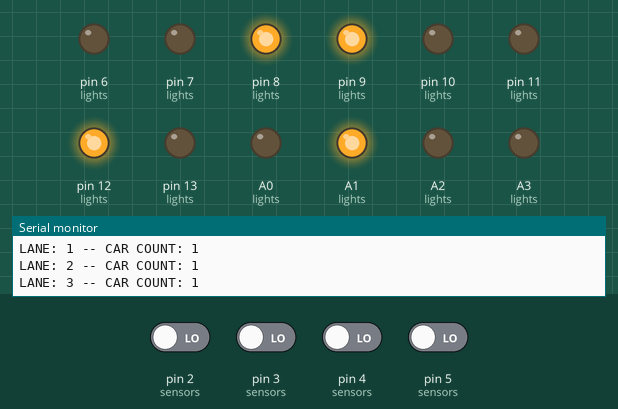
Recording of a sketch running on a simulated Arduino Uno, built with avr-gcc and run on an emulated ATmega328P. Parts: output pins drawn as LEDs (lit = HIGH), the last lines printed to the serial monitor. The test bench sets the inputs (shaded band); at power-on: pin 2 (sensors), pin 3 (sensors), pin 4 (sensors), pin 5 (sensors) LOW.

Above: at 0.5 s.
At 3.5 s:
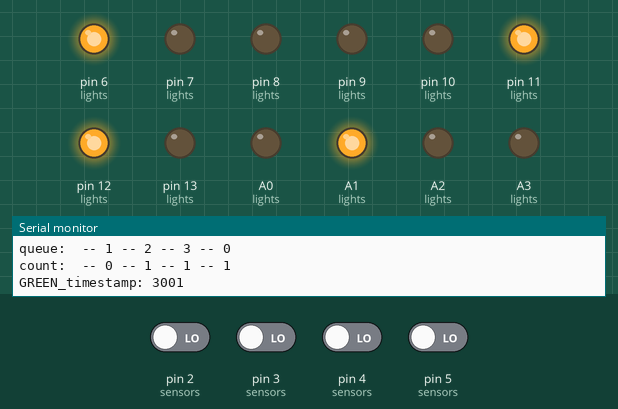
At 5.0 s:
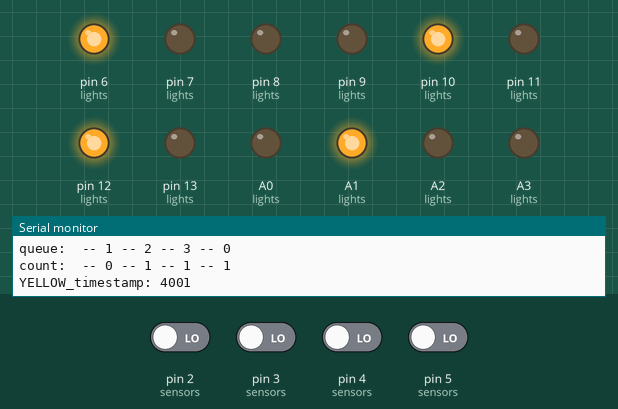
At 8.0 s:
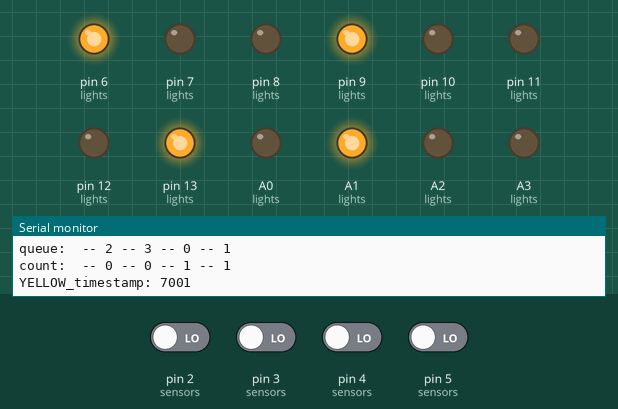
At 11.0 s:
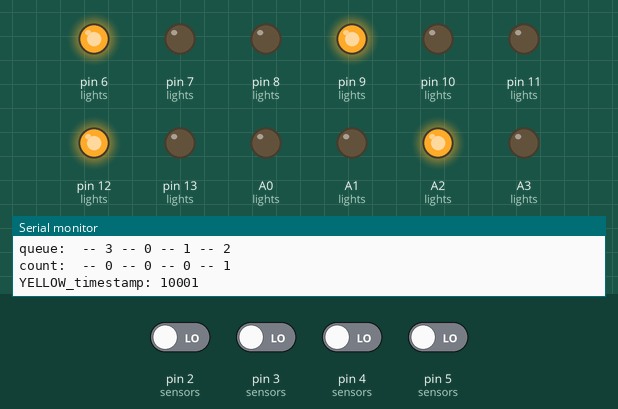
At 14.0 s:
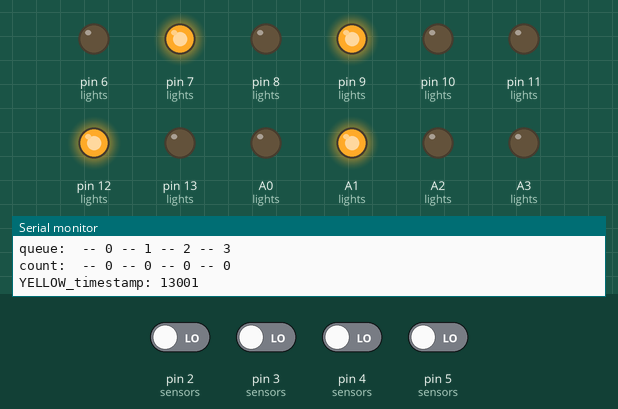
Timing chart, 0 to 15.6 s (numbered marks = the images above):
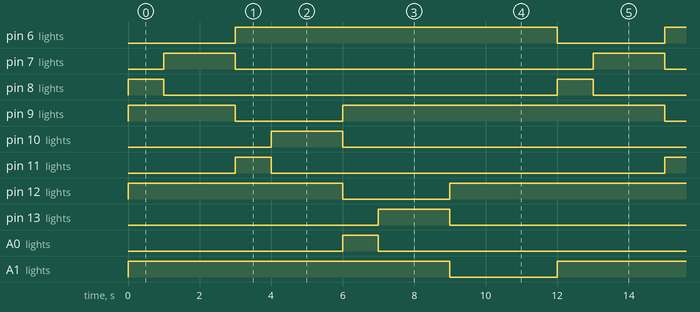

The sketch:

main.ino
```cpp
// CONSTANTS
const int HIGH_TRAFFIC = 16;
const int MEDIUM_TRAFFIC = 8;
const int LOW_TRAFFIC = 4;
const int NO_TRAFFIC = 1;
const int YELLOW_LIMIT = 2;

// sensors { sensor_pin, last_read_value, car_count }
int sensors[4][3] = {
  { 2, 1, 0 },
  { 3, 1, 0 },
  { 4, 1, 0 },
  { 5, 1, 0 }
};

// lights { green_pin, yellow_pin, red_pin }
int lights[4][3] = {
  { 8, 7, 6 },
  { 11, 10, 9 },
  { A0, 13, 12 },
  { A3, A2, A1 }
};

// rolling queue of lanes
int queue[4] = { 0, 1, 2, 3 };

// current traffic level of the current lane
int traffic_level = NO_TRAFFIC;

// last set timestamp
unsigned long int green_timestamp = 1;
unsigned long int yellow_timestamp = 0;

void setup() {
  Serial.begin(9600);
  for (int i = 0; i < 4; i++) {
    pinMode(sensors[i][0], INPUT);
    pinMode(lights[i][0], OUTPUT);
    pinMode(lights[i][1], OUTPUT);
    pinMode(lights[i][2], OUTPUT);
    digitalWrite(lights[i][2], HIGH);
  }

  digitalWrite(lights[queue[0]][0], HIGH);
  digitalWrite(lights[queue[0]][2], LOW);
}


void loop() {
  update_car_count();

  if (yellow_timestamp > green_timestamp) {
    if (millis() - yellow_timestamp >= YELLOW_LIMIT * 1000) {
      set_lane_red(queue[0]);
      queue_shift();
      set_lane_green(queue[0]);
      debug_on_last_yellow();
    }
  } else {
    if (millis() - green_timestamp >= traffic_level * 1000) {
      set_lane_yellow(queue[0]);
      debug_on_last_green();
    }
  }
}

// increments the count of cars if the sensor detects a change
// * on open space(a.k.a no car) the read value is 1
// * when object is detected the read is 0
// * for the car count to increase the there must be a change from 1 to 0,
//   between the last_read value and the read_value(a.k.a current value)
void update_car_count() {
  for (int i = 0; i < 4; i++) {
    int read_value = digitalRead(sensors[i][0]);

    if (read_value == sensors[i][1]) continue;

    if (sensors[i][1] == 1) sensors[i][2]++;

    sensors[i][1] = read_value;

    Serial.print("LANE: ");
    Serial.print(i);
    Serial.print(" -- CAR COUNT: ");
    Serial.println(sensors[i][2]);
  }
}

// moves the current lane to the end of the queue
// * [a, b, c, d] -> [b, c, d, a]
void queue_shift() {
  int _current = queue[0];
  for (int i = 0; i < 3; i++) {
    queue[i] = queue[i + 1];
  }
  queue[3] = _current;
}

// sets a given lane green light on
// * turns the previously set red light off
// * sets the green_timestamp
// * determines the traffic level of the given lane
void set_lane_green(int lane) {
  digitalWrite(lights[lane][0], HIGH);
  digitalWrite(lights[lane][2], LOW);

  green_timestamp = millis();

  if (sensors[lane][2] >= HIGH_TRAFFIC) {
    traffic_level = HIGH_TRAFFIC;
  } else if (sensors[lane][2] >= MEDIUM_TRAFFIC) {
    traffic_level = MEDIUM_TRAFFIC;
  } else if (sensors[lane][2] >= LOW_TRAFFIC) {
    traffic_level = LOW_TRAFFIC;
  } else {
    traffic_level = NO_TRAFFIC;
  }
}

// sets a given lane red light on
// * turns of the yellow light of the lane
// * sets the car count of the lane to 0
void set_lane_red(int lane) {
  digitalWrite(lights[lane][1], LOW);
  digitalWrite(lights[lane][2], HIGH);
  sensors[lane][2] = 0;
}

// set a given lane yellow light on
// * turns of the green light of the lane
// * sets the yellow_timestamp
void set_lane_yellow(int lane) {
  digitalWrite(lights[lane][0], LOW);
  digitalWrite(lights[lane][1], HIGH);
  yellow_timestamp = millis();
}

// code after this for debugging purpose only
// it won't add any functionality

void print_queue_status() {
  Serial.print("queue: ");
  for (int i = 0; i < 4; i++) {
    Serial.print(" -- ");
    Serial.print(queue[i]);
  }
  Serial.println();
}

void print_count_status() {
  Serial.print("count: ");
  for (int i = 0; i < 4; i++) {
    Serial.print(" -- ");
    Serial.print(sensors[i][2]);
  }
  Serial.println();
}

// debugging after yellow time limit is ended
// * print the current queue_status
// * print count_status(although the current lane's car count will be set to 0)
// * print the timestamp when the yellow light is switched off and the green light of the second lane is set.
void debug_on_last_yellow() {
  print_queue_status();
  print_count_status();

  Serial.print("GREEN_timestamp: ");
  Serial.println(green_timestamp);
}

// dubugging after green light time limit is ended
// * print the queue status
// * print count_status
// * print the timestamp when the green light is switched off and the yellow light is set
void debug_on_last_green() {
  print_queue_status();
  print_count_status();

  Serial.print("YELLOW_timestamp: ");
  Serial.println(yellow_timestamp);
}
```

Measured:
- by itself, pin 6 (lights), pin 9 (lights), pin 12 (lights), A1 (lights): alternates HIGH for 9.0 s and LOW for 3.0 s
- by itself, pin 7 (lights), pin 10 (lights), pin 13 (lights), A2 (lights): alternates HIGH for 2.0 s and LOW for 10.0 s
- by itself, pin 8 (lights), pin 11 (lights), A0 (lights), A3 (lights): alternates HIGH for 1.0 s and LOW for 11.0 s
